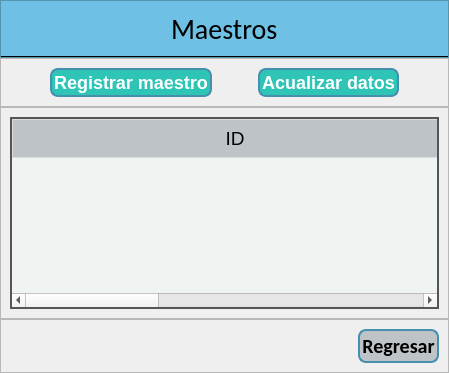
      <widget class="QWidget" name="Maestros">
       <layout class="QVBoxLayout" name="verticalLayout_14">
        <property name="spacing">
         <number>0</number>
        </property>
        <property name="leftMargin">
         <number>0</number>
        </property>
        <property name="topMargin">
         <number>0</number>
        </property>
        <property name="rightMargin">
         <number>0</number>
        </property>
        <property name="bottomMargin">
         <number>0</number>
        </property>
        <item>
         <widget class="QFrame" name="frame_20">
          <property name="sizePolicy">
           <sizepolicy hsizetype="Preferred" vsizetype="Fixed">
            <horstretch>0</horstretch>
            <verstretch>0</verstretch>
           </sizepolicy>
          </property>
          <property name="minimumSize">
           <size>
            <width>0</width>
            <height>58</height>
           </size>
          </property>
          <property name="styleSheet">
           <string notr="true">background-color: #6EC1E4;
border-bottom: 2px solid black;</string>
          </property>
          <property name="frameShape">
           <enum>QFrame::StyledPanel</enum>
          </property>
          <property name="frameShadow">
           <enum>QFrame::Raised</enum>
          </property>
          <layout class="QVBoxLayout" name="verticalLayout_13">
           <property name="spacing">
            <number>0</number>
           </property>
           <property name="leftMargin">
            <number>0</number>
           </property>
           <property name="topMargin">
            <number>0</number>
           </property>
           <property name="rightMargin">
            <number>0</number>
           </property>
           <property name="bottomMargin">
            <number>0</number>
           </property>
           <item alignment="Qt::AlignHCenter">
            <widget class="QLabel" name="label_15">
             <property name="font">
              <font>
               <family>Calibri</family>
               <pointsize>21</pointsize>
              </font>
             </property>
             <property name="styleSheet">
              <string notr="true">border-bottom: 1px solid black    </string>
             </property>
             <property name="text">
              <string>Maestros</string>
             </property>
            </widget>
           </item>
          </layout>
         </widget>
        </item>
        <item>
         <widget class="QFrame" name="frame_21">
          <property name="frameShape">
           <enum>QFrame::StyledPanel</enum>
          </property>
          <property name="frameShadow">
           <enum>QFrame::Raised</enum>
          </property>
          <layout class="QHBoxLayout" name="horizontalLayout_11">
           <item>
            <spacer name="horizontalSpacer_16">
             <property name="orientation">
              <enum>Qt::Horizontal</enum>
             </property>
             <property name="sizeHint" stdset="0">
              <size>
               <width>40</width>
               <height>20</height>
              </size>
             </property>
            </spacer>
           </item>
           <item>
            <widget class="QPushButton" name="pushButton_13">
             <property name="styleSheet">
              <string notr="true">QPushButton {
    background-color: #2EC4B6; 
    border: 2px solid #468FAF; 
    color: white;
    font-size: 18px;
    border-radius: 8px;
    padding: 2px;
    font-weight: bold;
}</string>
             </property>
             <property name="text">
              <string>Registrar maestro</string>
             </property>
            </widget>
           </item>
           <item>
            <spacer name="horizontalSpacer_15">
             <property name="orientation">
              <enum>Qt::Horizontal</enum>
             </property>
             <property name="sizeHint" stdset="0">
              <size>
               <width>40</width>
               <height>20</height>
              </size>
             </property>
            </spacer>
           </item>
           <item>
            <widget class="QPushButton" name="pushButton_14">
             <property name="styleSheet">
              <string notr="true">QPushButton {
    background-color: #2EC4B6; 
    border: 2px solid #468FAF; 
    color: white;
    font-size: 18px;
    border-radius: 8px;
    padding: 2px;
    font-weight: bold;
}</string>
             </property>
             <property name="text">
              <string>Acualizar datos</string>
             </property>
            </widget>
           </item>
           <item>
            <spacer name="horizontalSpacer_17">
             <property name="orientation">
              <enum>Qt::Horizontal</enum>
             </property>
             <property name="sizeHint" stdset="0">
              <size>
               <width>40</width>
               <height>20</height>
              </size>
             </property>
            </spacer>
           </item>
          </layout>
         </widget>
        </item>
        <item>
         <widget class="QFrame" name="frame_24">
          <property name="frameShape">
           <enum>QFrame::StyledPanel</enum>
          </property>
          <property name="frameShadow">
           <enum>QFrame::Raised</enum>
          </property>
          <layout class="QHBoxLayout" name="horizontalLayout_13">
           <item>
            <widget class="QTableWidget" name="tablamestr">
             <property name="font">
              <font>
               <pointsize>13</pointsize>
              </font>
             </property>
             <property name="styleSheet">
              <string notr="true">QTableWidget {
    background-color: #EFF4F2;
    color: #333;
    gridline-color: #bbb;
    border: 2px solid #555;
}
QHeaderView::section {
    background-color: #BEC3C7;
    color: #000000;
    padding: 5px;
    font-size: 14pt;
    border: 1px solid #ddd;
}</string>
             </property>
             <property name="sizeAdjustPolicy">
              <enum>QAbstractScrollArea::AdjustIgnored</enum>
             </property>
             <property name="autoScrollMargin">
              <number>36</number>
             </property>
             <property name="selectionMode">
              <enum>QAbstractItemView::SingleSelection</enum>
             </property>
             <attribute name="horizontalHeaderDefaultSectionSize">
              <number>446</number>
             </attribute>
             <attribute name="horizontalHeaderMinimumSectionSize">
              <number>46</number>
             </attribute>
             <attribute name="verticalHeaderDefaultSectionSize">
              <number>31</number>
             </attribute>
             <column>
              <property name="text">
               <string>ID</string>
              </property>
              <property name="font">
               <font>
                <family>Arial</family>
                <pointsize>12</pointsize>
                <weight>75</weight>
                <bold>true</bold>
               </font>
              </property>
             </column>
             <column>
              <property name="text">
               <string>Nombre</string>
              </property>
              <property name="font">
               <font>
                <family>Arial</family>
                <pointsize>12</pointsize>
                <weight>75</weight>
                <bold>true</bold>
               </font>
              </property>
             </column>
             <column>
              <property name="text">
               <string>Estado</string>
              </property>
             </column>
            </widget>
           </item>
          </layout>
         </widget>
        </item>
        <item>
         <widget class="QFrame" name="frame_23">
          <property name="frameShape">
           <enum>QFrame::StyledPanel</enum>
          </property>
          <property name="frameShadow">
           <enum>QFrame::Raised</enum>
          </property>
          <layout class="QHBoxLayout" name="horizontalLayout_12">
           <item>
            <spacer name="horizontalSpacer_14">
             <property name="orientation">
              <enum>Qt::Horizontal</enum>
             </property>
             <property name="sizeHint" stdset="0">
              <size>
               <width>40</width>
               <height>20</height>
              </size>
             </property>
            </spacer>
           </item>
           <item>
            <widget class="QPushButton" name="pushButton_12">
             <property name="font">
              <font>
               <family>Calibri</family>
               <pointsize>15</pointsize>
               <weight>75</weight>
               <bold>true</bold>
              </font>
             </property>
             <property name="layoutDirection">
              <enum>Qt::LeftToRight</enum>
             </property>
             <property name="styleSheet">
              <string notr="true">QPushButton {
    background-color: #BDC3C7; 
    border: 2px solid #468FAF; 
    color: #000000;
    border-radius: 8px;
    padding: 2px;
}
QPushButton:hover {
    background-color: rgba(65,252,202, 0.3);
}

QPushButton:pressed {
    background-color: rgba(65,252,202, 0.5);
}</string>
             </property>
             <property name="text">
              <string>Regresar</string>
             </property>
             <property name="icon">
              <iconset>
               <normaloff>:/logo/icons/regresa.png</normaloff>:/logo/icons/regresa.png</iconset>
             </property>
             <property name="iconSize">
              <size>
               <width>22</width>
               <height>22</height>
              </size>
             </property>
            </widget>
           </item>
          </layout>
         </widget>
        </item>
       </layout>
      </widget>
